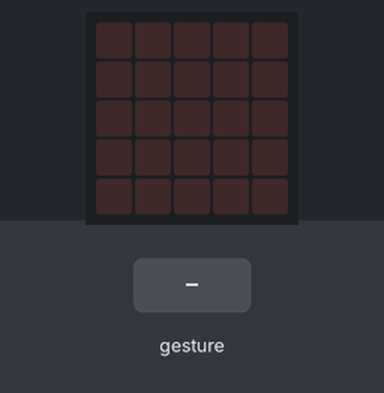
This program was run on a simulated BBC micro:bit running MicroPython. Shown: the board's 5×5 LED display. Inputs (shaded band) come from the test bench. A tilt is held for 1.5 s and a shake lasts 1 s, then the board lies face up again.

Above: at 1.2 s.
1.3 s: gesture 'shake'
At 1.9 s:
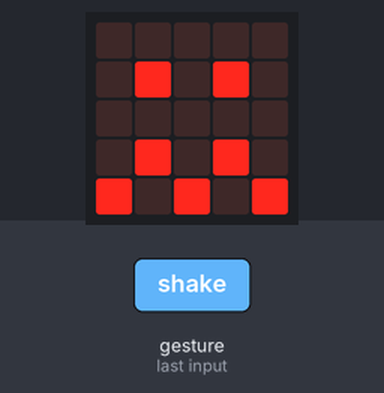
3.5 s: gesture 'left'
At 4.4 s:
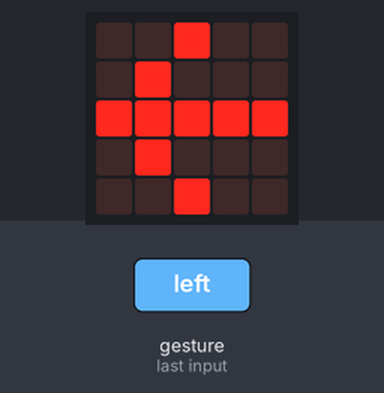
6.0 s: gesture 'right'
At 6.9 s:
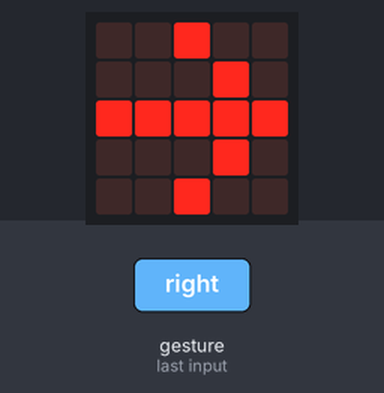
Timing chart, 0 to 9.0 s (numbered marks = the images above; inputs shaded):
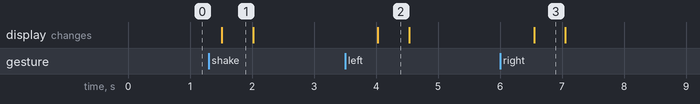

The program:

18_2.py
```python
from microbit import *
display.clear()
while True:
    if accelerometer.was_gesture('shake'):
        display.show(Image.CONFUSED)
    elif accelerometer.was_gesture('left'):
        display.show(Image.ARROW_W)
    elif accelerometer.was_gesture('right'):
        display.show(Image.ARROW_E)
    else:
        sleep (500)
        display.clear()
```

Measured:
- after the input at 1.3 s, the display: changes after 0.21 s (image 1)
- after the input at 3.5 s, the display: changes after 0.53 s (image 2)
- after the input at 6.0 s, the display: changes after 0.55 s (image 3)
- what the display in image 1 shows lasts 0.5 s, from 1.5 s to 2.0 s
